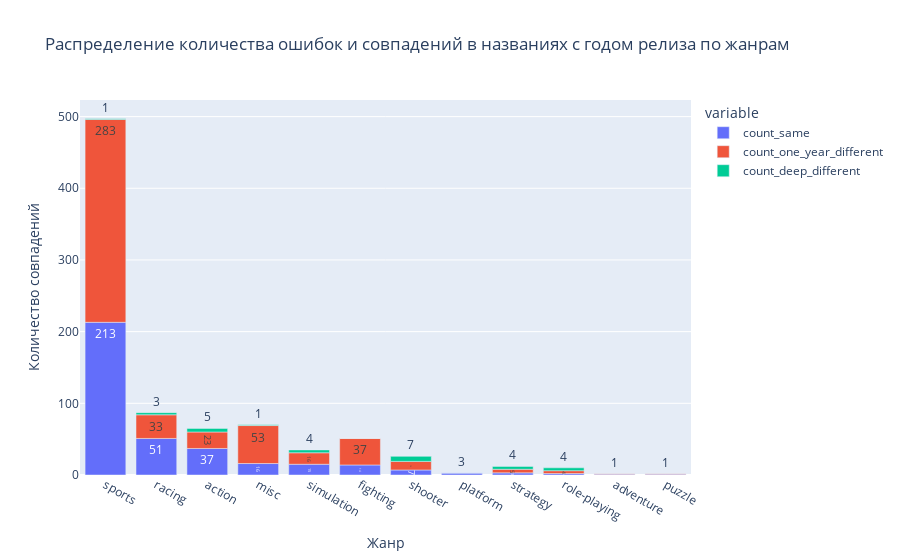
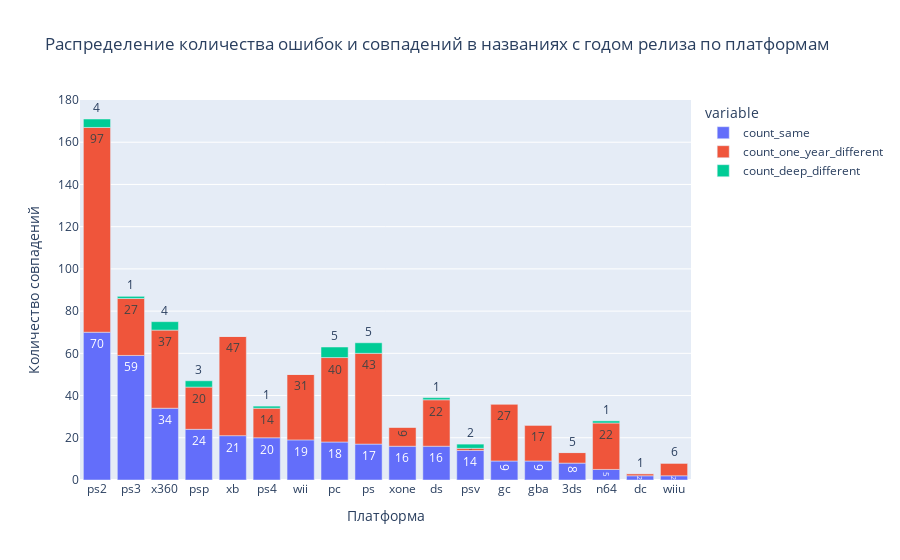

Notebook source saved alongside these figures, in order:
### Markdown cell above
Построим на распределение количества совпадений и не совпадений года в названии по жанрам и по платформе

### Code cell
methods = ['same', 'one_year_different', 'deep_different']
differents_by_genre_data = pd.DataFrame()
differents_by_genre_platform = pd.DataFrame()
for method in methods:
    indexes = data[['name', 'year_of_release']].apply(find_release_date, method=method, axis=1).dropna().T.reset_index()['index']
    differents_by_genre_data[f'count_{method}'] = data.loc[indexes, :].groupby('genre').count().rename({'name': f'count_{method}'}, axis=1)[f'count_{method}']
    differents_by_genre_platform[f'count_{method}'] = data.loc[indexes, :].groupby('platform').count().rename({'name': f'count_{method}'}, axis=1)[f'count_{method}']

fig = px.bar(
    differents_by_genre_data.fillna(0).astype(int).sort_values(by='count_same', ascending=False),
    text_auto=True,
    title="Распределение количества ошибок и совпадений в названиях с годом релиза по жанрам"
)

fig.update_layout(
    xaxis_title="Жанр",
    yaxis_title="Количество совпадений"
)

fig.show()

fig = px.bar(
    differents_by_genre_platform.fillna(0).astype(int).sort_values(by='count_same', ascending=False),
    text_auto=True,
    title="Распределение количества ошибок и совпадений в названиях с годом релиза по платформам"
)

fig.update_layout(
    xaxis_title="Платформа",
    yaxis_title="Количество совпадений"
)

fig.show()

### Figure 1 — Plotly figure (JSON) as saved in the notebook; plotly's stock layout.template omitted (floating-point values rounded to 4 significant figures)
{"data": [{"alignmentgroup": "True", "hovertemplate": "variable=count_same<br>genre=%{x}<br>value=%{y}<extra></extra>", "legendgroup": "count_same", "marker": {"color": "#636efa", "pattern": {"shape": ""}}, "name": "count_same", "offsetgroup": "count_same", "orientation": "v", "showlegend": true, "textposition": "auto", "texttemplate": "%{y}", "x": ["sports", "racing", "action", "misc", "simulation", "fighting", "shooter", "platform", "strategy", "role-playing", "adventure", "puzzle"], "xaxis": "x", "y": [213, 51, 37, 16, 15, 14, 7, 3, 3, 2, 1, 1], "yaxis": "y", "type": "bar"}, {"alignmentgroup": "True", "hovertemplate": "variable=count_one_year_different<br>genre=%{x}<br>value=%{y}<extra></extra>", "legendgroup": "count_one_year_different", "marker": {"color": "#EF553B", "pattern": {"shape": ""}}, "name": "count_one_year_different", "offsetgroup": "count_one_year_different", "orientation": "v", "showlegend": true, "textposition": "auto", "texttemplate": "%{y}", "x": ["sports", "racing", "action", "misc", "simulation", "fighting", "shooter", "platform", "strategy", "role-playing", "adventure", "puzzle"], "xaxis": "x", "y": [283, 33, 23, 53, 16, 37, 12, 0, 5, 4, 1, 1], "yaxis": "y", "type": "bar"}, {"alignmentgroup": "True", "hovertemplate": "variable=count_deep_different<br>genre=%{x}<br>value=%{y}<extra></extra>", "legendgroup": "count_deep_different", "marker": {"color": "#00cc96", "pattern": {"shape": ""}}, "name": "count_deep_different", "offsetgroup": "count_deep_different", "orientation": "v", "showlegend": true, "textposition": "auto", "texttemplate": "%{y}", "x": ["sports", "racing", "action", "misc", "simulation", "fighting", "shooter", "platform", "strategy", "role-playing", "adventure", "puzzle"], "xaxis": "x", "y": [1, 3, 5, 1, 4, 0, 7, 0, 4, 4, 0, 0], "yaxis": "y", "type": "bar"}], "layout": {"xaxis": {"anchor": "y", "domain": [0.0, 1.0], "title": {"text": "Жанр"}}, "yaxis": {"anchor": "x", "domain": [0.0, 1.0], "title": {"text": "Количество совпадений"}}, "legend": {"title": {"text": "variable"}, "tracegroupgap": 0}, "title": {"text": "Распределение количества ошибок и совпадений в названиях с годом релиза по жанрам"}, "barmode": "relative"}}

### Figure 2 — Plotly figure (JSON) as saved in the notebook; plotly's stock layout.template omitted (floating-point values rounded to 4 significant figures)
{"data": [{"alignmentgroup": "True", "hovertemplate": "variable=count_same<br>platform=%{x}<br>value=%{y}<extra></extra>", "legendgroup": "count_same", "marker": {"color": "#636efa", "pattern": {"shape": ""}}, "name": "count_same", "offsetgroup": "count_same", "orientation": "v", "showlegend": true, "textposition": "auto", "texttemplate": "%{y}", "x": ["ps2", "ps3", "x360", "psp", "xb", "ps4", "wii", "pc", "ps", "xone", "ds", "psv", "gc", "gba", "3ds", "n64", "dc", "wiiu"], "xaxis": "x", "y": [70, 59, 34, 24, 21, 20, 19, 18, 17, 16, 16, 14, 9, 9, 8, 5, 2, 2], "yaxis": "y", "type": "bar"}, {"alignmentgroup": "True", "hovertemplate": "variable=count_one_year_different<br>platform=%{x}<br>value=%{y}<extra></extra>", "legendgroup": "count_one_year_different", "marker": {"color": "#EF553B", "pattern": {"shape": ""}}, "name": "count_one_year_different", "offsetgroup": "count_one_year_different", "orientation": "v", "showlegend": true, "textposition": "auto", "texttemplate": "%{y}", "x": ["ps2", "ps3", "x360", "psp", "xb", "ps4", "wii", "pc", "ps", "xone", "ds", "psv", "gc", "gba", "3ds", "n64", "dc", "wiiu"], "xaxis": "x", "y": [97, 27, 37, 20, 47, 14, 31, 40, 43, 9, 22, 1, 27, 17, 5, 22, 1, 6], "yaxis": "y", "type": "bar"}, {"alignmentgroup": "True", "hovertemplate": "variable=count_deep_different<br>platform=%{x}<br>value=%{y}<extra></extra>", "legendgroup": "count_deep_different", "marker": {"color": "#00cc96", "pattern": {"shape": ""}}, "name": "count_deep_different", "offsetgroup": "count_deep_different", "orientation": "v", "showlegend": true, "textposition": "auto", "texttemplate": "%{y}", "x": ["ps2", "ps3", "x360", "psp", "xb", "ps4", "wii", "pc", "ps", "xone", "ds", "psv", "gc", "gba", "3ds", "n64", "dc", "wiiu"], "xaxis": "x", "y": [4, 1, 4, 3, 0, 1, 0, 5, 5, 0, 1, 2, 0, 0, 0, 1, 0, 0], "yaxis": "y", "type": "bar"}], "layout": {"xaxis": {"anchor": "y", "domain": [0.0, 1.0], "title": {"text": "Платформа"}}, "yaxis": {"anchor": "x", "domain": [0.0, 1.0], "title": {"text": "Количество совпадений"}}, "legend": {"title": {"text": "variable"}, "tracegroupgap": 0}, "title": {"text": "Распределение количества ошибок и совпадений в названиях с годом релиза по платформам"}, "barmode": "relative"}}
